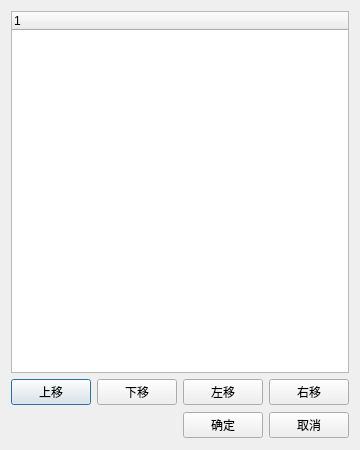
<?xml version="1.0" encoding="UTF-8"?>
<ui version="4.0">
 <class>ViewFilterTreeDialog</class>
 <widget class="QDialog" name="ViewFilterTreeDialog">
  <property name="geometry">
   <rect>
    <x>0</x>
    <y>0</y>
    <width>336</width>
    <height>450</height>
   </rect>
  </property>
  <property name="sizePolicy">
   <sizepolicy hsizetype="Expanding" vsizetype="Expanding">
    <horstretch>0</horstretch>
    <verstretch>0</verstretch>
   </sizepolicy>
  </property>
  <property name="minimumSize">
   <size>
    <width>0</width>
    <height>0</height>
   </size>
  </property>
  <property name="maximumSize">
   <size>
    <width>5000</width>
    <height>4000</height>
   </size>
  </property>
  <property name="windowTitle">
   <string>视图过滤条件树结构</string>
  </property>
  <layout class="QGridLayout" name="gridLayout">
   <item row="0" column="0" colspan="4">
    <widget class="QTreeWidget" name="treeWidget">
     <column>
      <property name="text">
       <string notr="true">1</string>
      </property>
     </column>
    </widget>
   </item>
   <item row="1" column="0">
    <widget class="QPushButton" name="pbt_Up">
     <property name="text">
      <string>上移</string>
     </property>
    </widget>
   </item>
   <item row="1" column="1">
    <widget class="QPushButton" name="pbt_Down">
     <property name="text">
      <string>下移</string>
     </property>
    </widget>
   </item>
   <item row="1" column="2">
    <widget class="QPushButton" name="pbt_Left">
     <property name="text">
      <string>左移</string>
     </property>
    </widget>
   </item>
   <item row="1" column="3">
    <widget class="QPushButton" name="pbt_Right">
     <property name="text">
      <string>右移</string>
     </property>
    </widget>
   </item>
   <item row="2" column="0" colspan="4">
    <layout class="QHBoxLayout" name="horizontalLayout_2">
     <item>
      <spacer name="horizontalSpacer">
       <property name="orientation">
        <enum>Qt::Horizontal</enum>
       </property>
       <property name="sizeHint" stdset="0">
        <size>
         <width>40</width>
         <height>28</height>
        </size>
       </property>
      </spacer>
     </item>
     <item>
      <widget class="QPushButton" name="pbt_Confirm">
       <property name="text">
        <string>确定</string>
       </property>
      </widget>
     </item>
     <item>
      <widget class="QPushButton" name="pbt_Cancel">
       <property name="text">
        <string>取消</string>
       </property>
      </widget>
     </item>
    </layout>
   </item>
  </layout>
 </widget>
 <resources/>
 <connections/>
</ui>
